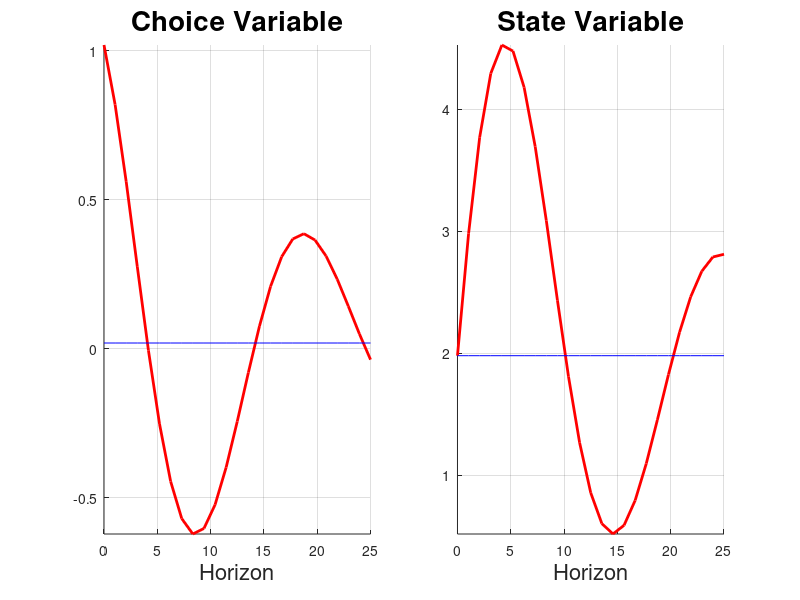
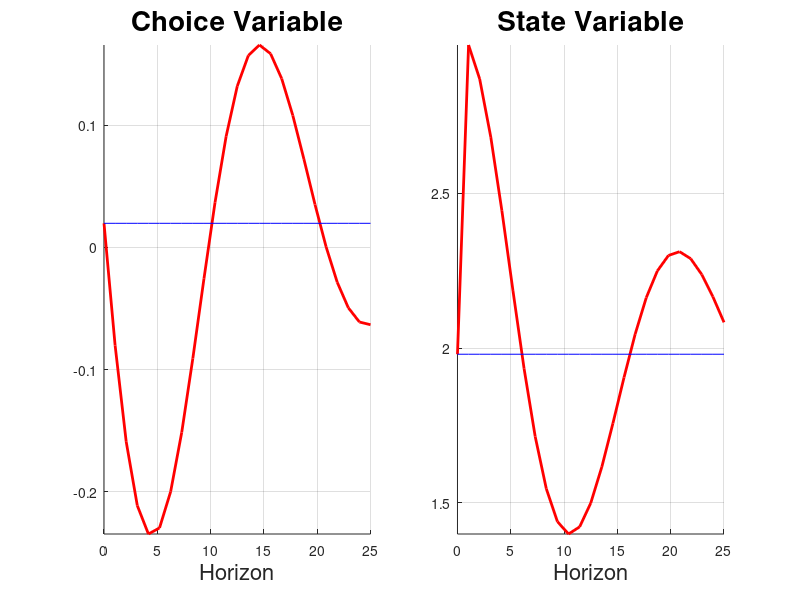

The MATLAB script that drew these images, in order:
clear 
close all

% From Beaudry, Galizia, Portier
% et = alp0 + alp1*Xt + alp2*et-1 + alp3*et + mut

% Parameterization
alp0 = 0.2;
alp1 = - 0.1; 
alp2 = .9;
del  = 0.01;

% Steady State
eold  = 0;
Xold  = 0;
err   = 1;
simss = 0;
while err > 10^(-14) && simss < 1000
      % Choice Variable
      enew   = alp0 + alp1*Xold + alp2*eold;
      % LOM of X
      Xnew   = (1 - del)*Xold + enew;    
      err    = abs(Xnew - Xold) + abs(enew - eold);
      simss  = simss + 1;
      eold   = enew;
      Xold   = Xnew;
end
Xss  = Xnew;
ess  = enew;

% Initialiation
H      = 25;
hor    = linspace(0,H,H);
e      = zeros(H,1);
X      = zeros(H,1);
SHOCK  = 1;
X(1)   = Xss; % state variable always Xss on impact

%-------------------------------------------------------------------------%
% IRFs to Sentiment Shock (Agents invest more today for no reasons)
%-------------------------------------------------------------------------%


e(1)   = alp0 + alp1*Xss + alp2*ess + SHOCK;
X(2)   = (1 - del)*Xss + e(1);
for i = 2:H
      % Choice Variable
      e(i)   = alp0 + alp1*X(i) + alp2*e(i-1);
      % LOM of X
      X(i+1) = (1 - del)*X(i) + e(i);    
end
X = X(1:end-1);

figure('Position',[1 41 1920 963])
set(gcf,'color','w');
subplot(1,2,1)
hold on
plot(hor,e,'linewidth',2,'color','r')
plot(hor,ones(1,H)*ess,'color','b')
title('Choice Variable','fontsize',20)
xlabel('Horizon','fontsize',16);
grid on
axis tight
hold off
subplot(1,2,2)
hold on
plot(hor,X,'linewidth',2,'color','r')
plot(hor,ones(1,H)*Xss,'color','b')
title('State Variable','fontsize',20)
xlabel('Horizon','fontsize',16);
grid on
axis tight
hold off

%-------------------------------------------------------------------------%
% IRFs to Fundamental Shock (Exogenous increase in capital today)
%-------------------------------------------------------------------------%

e(1)   = alp0 + (alp1)*Xss + alp2*ess;
X(2)   = (1 - del)*Xss + e(1) + SHOCK;
for i = 2:H
      % Choice Variable
      e(i)   = alp0 + (alp1)*X(i) + alp2*e(i-1);
      % LOM of X
      X(i+1) = (1 - del)*X(i) + e(i);    
end
X = X(1:end-1);

figure('Position',[1 41 1920 963])
set(gcf,'color','w');
subplot(1,2,1)
hold on
plot(hor,e,'linewidth',2,'color','r')
plot(hor,ones(1,H)*ess,'color','b')
title('Choice Variable','fontsize',20)
xlabel('Horizon','fontsize',16);
grid on
axis tight
hold off
subplot(1,2,2)
hold on
plot(hor,X,'linewidth',2,'color','r')
plot(hor,ones(1,H)*Xss,'color','b')
title('State Variable','fontsize',20)
xlabel('Horizon','fontsize',16);
grid on
axis tight
hold off
